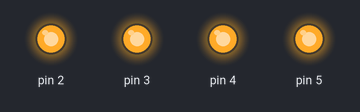
This sketch was run on a simulated Arduino Uno, built with avr-gcc and run on an emulated ATmega328P. Shown: output pins drawn as LEDs (lit = HIGH).

Above: at 0.2 s.
At 1.7 s:
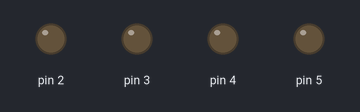
Timing chart, 0 to 3.0 s (numbered marks = the images above):
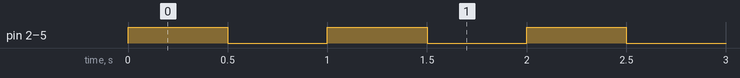

Measured:
- by itself, pin 2–5: alternates HIGH for 0.50 s and LOW for 0.50 s

The sketch:

4_LED_Blink_copy_20251121094221.ino
```cpp
int leds[] = {2, 3, 4, 5};

void setup() {
 for (int pin: leds) pinMode(pin, OUTPUT);
}

void loop() {
  for (int pin:leds) digitalWrite(pin, HIGH);
  delay(500);
  for (int pin:leds) digitalWrite(pin, LOW);
  delay(500);
}
```
